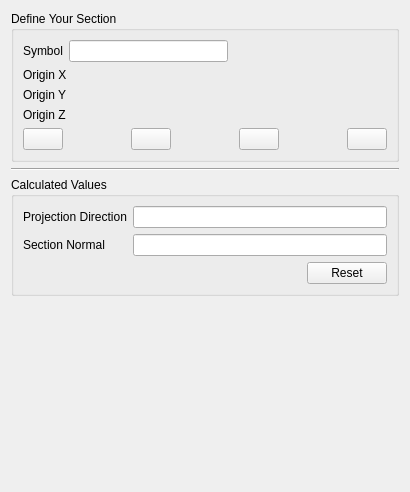
<?xml version="1.0" encoding="UTF-8"?>
<ui version="4.0">
 <class>TechDrawGui::TaskSectionView</class>
 <widget class="QWidget" name="TechDrawGui::TaskSectionView">
  <property name="geometry">
   <rect>
    <x>0</x>
    <y>0</y>
    <width>410</width>
    <height>492</height>
   </rect>
  </property>
  <property name="sizePolicy">
   <sizepolicy hsizetype="Fixed" vsizetype="Expanding">
    <horstretch>0</horstretch>
    <verstretch>0</verstretch>
   </sizepolicy>
  </property>
  <property name="minimumSize">
   <size>
    <width>250</width>
    <height>0</height>
   </size>
  </property>
  <property name="windowTitle">
   <string>Quick Section Parameters</string>
  </property>
  <layout class="QVBoxLayout" name="verticalLayout_2">
   <item>
    <widget class="QGroupBox" name="groupBox">
     <property name="sizePolicy">
      <sizepolicy hsizetype="Preferred" vsizetype="Minimum">
       <horstretch>0</horstretch>
       <verstretch>0</verstretch>
      </sizepolicy>
     </property>
     <property name="title">
      <string>Define Your Section</string>
     </property>
     <layout class="QVBoxLayout" name="verticalLayout">
      <item>
       <layout class="QGridLayout" name="gridLayout_3">
        <item row="0" column="0">
         <widget class="QLabel" name="label_2">
          <property name="text">
           <string>Symbol</string>
          </property>
         </widget>
        </item>
        <item row="0" column="2">
         <widget class="QLineEdit" name="leSymbol">
          <property name="toolTip">
           <string>Identifier for this section</string>
          </property>
         </widget>
        </item>
        <item row="0" column="3">
         <spacer name="horizontalSpacer_2">
          <property name="orientation">
           <enum>Qt::Horizontal</enum>
          </property>
          <property name="sizeHint" stdset="0">
           <size>
            <width>40</width>
            <height>20</height>
           </size>
          </property>
         </spacer>
        </item>
       </layout>
      </item>
      <item>
       <layout class="QGridLayout" name="gridLayout_2">
        <item row="1" column="0">
         <widget class="QLabel" name="label_4">
          <property name="text">
           <string>Origin Y</string>
          </property>
         </widget>
        </item>
        <item row="0" column="1">
         <widget class="Gui::QuantitySpinBox" name="sb_OrgX">
          <property name="toolTip">
           <string>Location of section plane</string>
          </property>
          <property name="unit" stdset="0">
           <string notr="true"/>
          </property>
         </widget>
        </item>
        <item row="0" column="0">
         <widget class="QLabel" name="label">
          <property name="text">
           <string>Origin X</string>
          </property>
         </widget>
        </item>
        <item row="2" column="0">
         <widget class="QLabel" name="label_5">
          <property name="text">
           <string>Origin Z</string>
          </property>
         </widget>
        </item>
        <item row="1" column="1">
         <widget class="Gui::QuantitySpinBox" name="sb_OrgY">
          <property name="toolTip">
           <string>Location of section plane</string>
          </property>
          <property name="unit" stdset="0">
           <string notr="true"/>
          </property>
         </widget>
        </item>
        <item row="2" column="1">
         <widget class="Gui::QuantitySpinBox" name="sb_OrgZ">
          <property name="toolTip">
           <string>Location of section plane</string>
          </property>
          <property name="unit" stdset="0">
           <string notr="true"/>
          </property>
         </widget>
        </item>
       </layout>
      </item>
      <item>
       <layout class="QGridLayout" name="gridLayout">
        <item row="0" column="2">
         <widget class="QPushButton" name="pb_Down">
          <property name="toolTip">
           <string>Looking down</string>
          </property>
          <property name="text">
           <string/>
          </property>
          <property name="icon">
           <iconset>
            <normalon>:/icons/actions/section-down.svg</normalon>
           </iconset>
          </property>
          <property name="iconSize">
           <size>
            <width>48</width>
            <height>48</height>
           </size>
          </property>
          <property name="checkable">
           <bool>true</bool>
          </property>
         </widget>
        </item>
        <item row="0" column="1">
         <spacer name="horizontalSpacer_3">
          <property name="orientation">
           <enum>Qt::Horizontal</enum>
          </property>
          <property name="sizeHint" stdset="0">
           <size>
            <width>40</width>
            <height>20</height>
           </size>
          </property>
         </spacer>
        </item>
        <item row="0" column="6">
         <widget class="QPushButton" name="pb_Right">
          <property name="toolTip">
           <string>Looking right</string>
          </property>
          <property name="text">
           <string/>
          </property>
          <property name="icon">
           <iconset>
            <normalon>:/icons/actions/section-right.svg</normalon>
           </iconset>
          </property>
          <property name="iconSize">
           <size>
            <width>48</width>
            <height>48</height>
           </size>
          </property>
          <property name="checkable">
           <bool>true</bool>
          </property>
         </widget>
        </item>
        <item row="0" column="4">
         <widget class="QPushButton" name="pb_Left">
          <property name="toolTip">
           <string>Looking left</string>
          </property>
          <property name="text">
           <string/>
          </property>
          <property name="icon">
           <iconset>
            <normalon>:/icons/actions/section-left.svg</normalon>
           </iconset>
          </property>
          <property name="iconSize">
           <size>
            <width>48</width>
            <height>48</height>
           </size>
          </property>
          <property name="checkable">
           <bool>true</bool>
          </property>
         </widget>
        </item>
        <item row="0" column="0">
         <widget class="QPushButton" name="pb_Up">
          <property name="toolTip">
           <string>Looking up</string>
          </property>
          <property name="statusTip">
           <string/>
          </property>
          <property name="whatsThis">
           <string/>
          </property>
          <property name="text">
           <string/>
          </property>
          <property name="icon">
           <iconset>
            <normalon>:/icons/actions/section-up.svg</normalon>
           </iconset>
          </property>
          <property name="iconSize">
           <size>
            <width>48</width>
            <height>48</height>
           </size>
          </property>
          <property name="checkable">
           <bool>true</bool>
          </property>
         </widget>
        </item>
        <item row="0" column="3">
         <spacer name="horizontalSpacer_4">
          <property name="orientation">
           <enum>Qt::Horizontal</enum>
          </property>
          <property name="sizeHint" stdset="0">
           <size>
            <width>40</width>
            <height>20</height>
           </size>
          </property>
         </spacer>
        </item>
        <item row="0" column="5">
         <spacer name="horizontalSpacer_5">
          <property name="orientation">
           <enum>Qt::Horizontal</enum>
          </property>
          <property name="sizeHint" stdset="0">
           <size>
            <width>40</width>
            <height>20</height>
           </size>
          </property>
         </spacer>
        </item>
       </layout>
      </item>
     </layout>
    </widget>
   </item>
   <item>
    <widget class="Line" name="line_2">
     <property name="orientation">
      <enum>Qt::Horizontal</enum>
     </property>
    </widget>
   </item>
   <item>
    <widget class="QGroupBox" name="groupBox_3">
     <property name="title">
      <string>Calculated Values</string>
     </property>
     <layout class="QVBoxLayout" name="verticalLayout_4">
      <item>
       <layout class="QFormLayout" name="formLayout_5">
        <property name="fieldGrowthPolicy">
         <enum>QFormLayout::AllNonFixedFieldsGrow</enum>
        </property>
        <item row="0" column="0">
         <widget class="QLabel" name="lblProjDir">
          <property name="text">
           <string>Projection Direction</string>
          </property>
         </widget>
        </item>
        <item row="0" column="1">
         <widget class="QLineEdit" name="leProjDir">
          <property name="enabled">
           <bool>true</bool>
          </property>
         </widget>
        </item>
        <item row="1" column="0">
         <widget class="QLabel" name="lblSectNormal">
          <property name="text">
           <string>Section Normal</string>
          </property>
         </widget>
        </item>
        <item row="1" column="1">
         <widget class="QLineEdit" name="leNormal"/>
        </item>
       </layout>
      </item>
      <item>
       <layout class="QHBoxLayout" name="horizontalLayout_5">
        <item>
         <spacer name="horizontalSpacer">
          <property name="orientation">
           <enum>Qt::Horizontal</enum>
          </property>
          <property name="sizeHint" stdset="0">
           <size>
            <width>40</width>
            <height>20</height>
           </size>
          </property>
         </spacer>
        </item>
        <item>
         <widget class="QPushButton" name="pbReset">
          <property name="toolTip">
           <string>Start over</string>
          </property>
          <property name="text">
           <string>Reset</string>
          </property>
         </widget>
        </item>
       </layout>
      </item>
     </layout>
    </widget>
   </item>
   <item>
    <spacer name="verticalSpacer">
     <property name="orientation">
      <enum>Qt::Vertical</enum>
     </property>
     <property name="sizeHint" stdset="0">
      <size>
       <width>20</width>
       <height>40</height>
      </size>
     </property>
    </spacer>
   </item>
  </layout>
 </widget>
 <customwidgets>
  <customwidget>
   <class>Gui::QuantitySpinBox</class>
   <extends>QWidget</extends>
   <header>Gui/QuantitySpinBox.h</header>
  </customwidget>
 </customwidgets>
 <resources>
  <include location="Resources/TechDraw.qrc"/>
 </resources>
 <connections/>
</ui>
